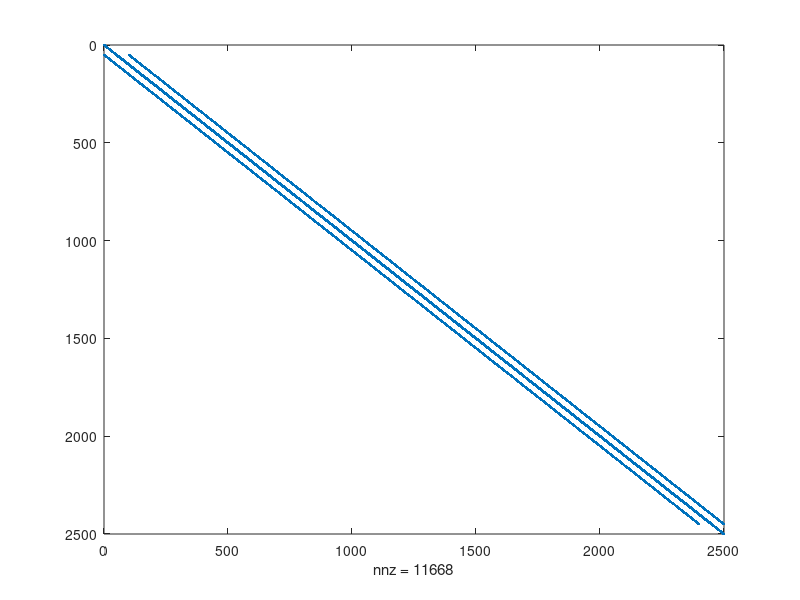
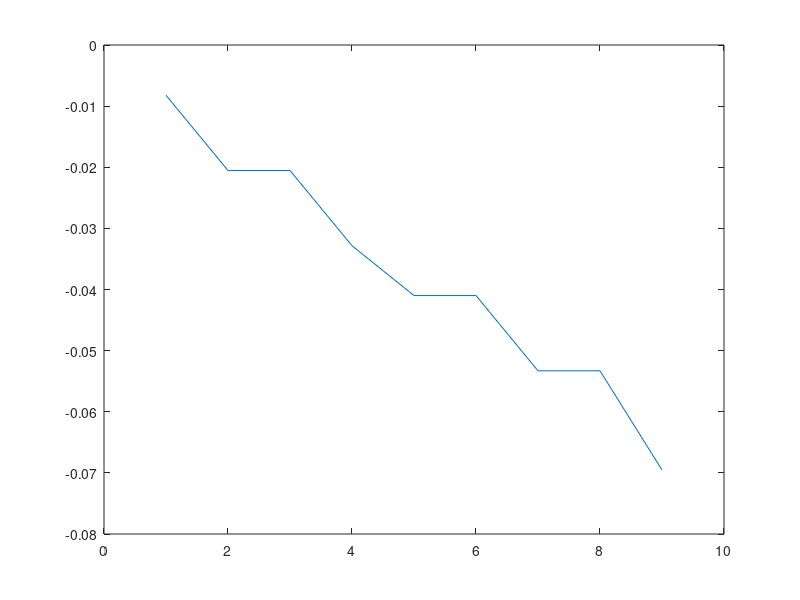
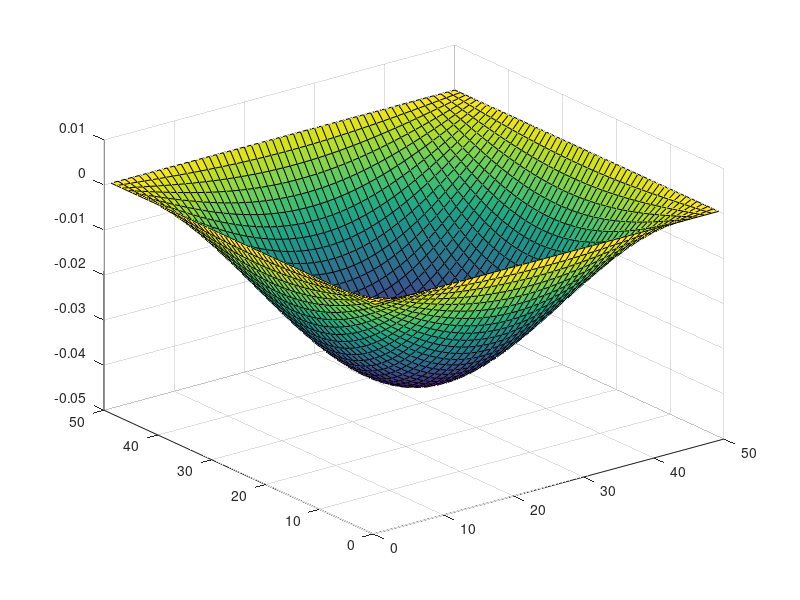
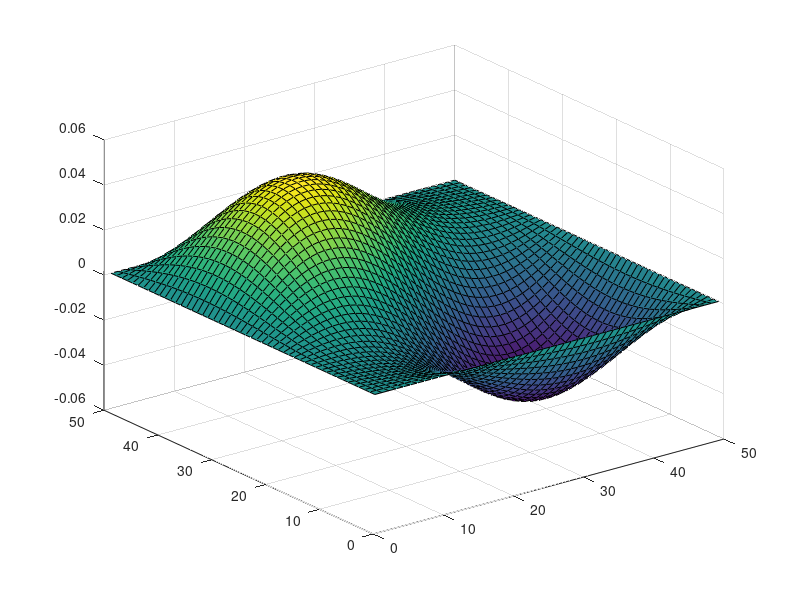

Write the MATLAB code that produced these figures, in order.
%
% ELEC 4700 PA 5
%
% Harmonic Wave Equation in 2D FD and Modes
%
% Tom Palmer - 101045113
%
% 07 FEB 2020
%

clear
clc

nx = 50;
ny = 50;

G = sparse(nx*ny);
B = zeros (1,nx*ny);

for i = 1:nx
    for j = 1:ny
        n = j + (i-1)*ny;
        
        if i == 1
            G(n,:) = 0;
            G(n,n) = 1;
            B(n) = 1;
        elseif i == nx
            G(n,:) = 0;
            G(n,n) = 1;
            B(n) = 1;
        elseif j == 1
            G(:,n) = 0;
            G(n,n) = 1;
            B(n) = 1;
        elseif j == ny
            G(:,n) = 0;
            G(n,n) = 1;
            B(n) = 1;
        else
            nxm = j + (i-2)*ny;
            nxp = j + (i)*ny;
            nym = j-1 + (i-1)*ny;
            nyp = j+1 + (i-1)*ny;
            
            G(n,n) = -4;
            G(n,nxm) = 1;
            G(n,nxp) = 1;
            G(n,nym) = 1;
            G(n,nyp) = 1;
        end
    end
end

figure(1)
spy(G)

[E,D] = eigs(G,9,'SM');
x = linspace(1,9,9);
y = zeros(1,9);
for c = 1:9
    y(1,c) = D(c,c);
end
figure(2)
plot(x,y(1,x))

data_1 = zeros(nx,ny);
data_2 = zeros(nx,ny);
data_3 = zeros(nx,ny);
data_4 = zeros(nx,ny);
data_5 = zeros(nx,ny);
data_6 = zeros(nx,ny);
data_7 = zeros(nx,ny);
data_8 = zeros(nx,ny);
data_9 = zeros(nx,ny);

data_x = linspace(1,nx,nx);
data_y = linspace(1,ny,ny);

for i = 1:nx
    for j = 1:ny
        position = j + (i-1)*ny;
        data_1(i,j) = E(position,1);
    end
end
figure(3)
surf(data_x,data_y,data_1)

for i = 1:nx
    for j = 1:ny
        position = j + (i-1)*ny;
        data_2(i,j) = E(position,2);
    end
end
figure(4)
surf(data_x,data_y,data_2)

for i = 1:nx
    for j = 1:ny
        position = j + (i-1)*ny;
        data_3(i,j) = E(position,3);
    end
end
figure(5)
surf(data_x,data_y,data_3)

for i = 1:nx
    for j = 1:ny
        position = j + (i-1)*ny;
        data_4(i,j) = E(position,4);
    end
end
figure(6)
surf(data_x,data_y,data_4)

for i = 1:nx
    for j = 1:ny
        position = j + (i-1)*ny;
        data_5(i,j) = E(position,5);
    end
end
figure(7)
surf(data_x,data_y,data_5)

for i = 1:nx
    for j = 1:ny
        position = j + (i-1)*ny;
        data_6(i,j) = E(position,6 );
    end
end
figure(8)
surf(data_x,data_y,data_6)

for i = 1:nx
    for j = 1:ny
        position = j + (i-1)*ny;
        data_7(i,j) = E(position,7);
    end
end
figure(9)
surf(data_x,data_y,data_7)

for i = 1:nx
    for j = 1:ny
        position = j + (i-1)*ny;
        data_8(i,j) = E(position,8);
    end
end
figure(10)
surf(data_x,data_y,data_8)

for i = 1:nx
    for j = 1:ny
        position = j + (i-1)*ny;
        data_9(i,j) = E(position,9);
    end
end
figure(11)
surf(data_x,data_y,data_9)